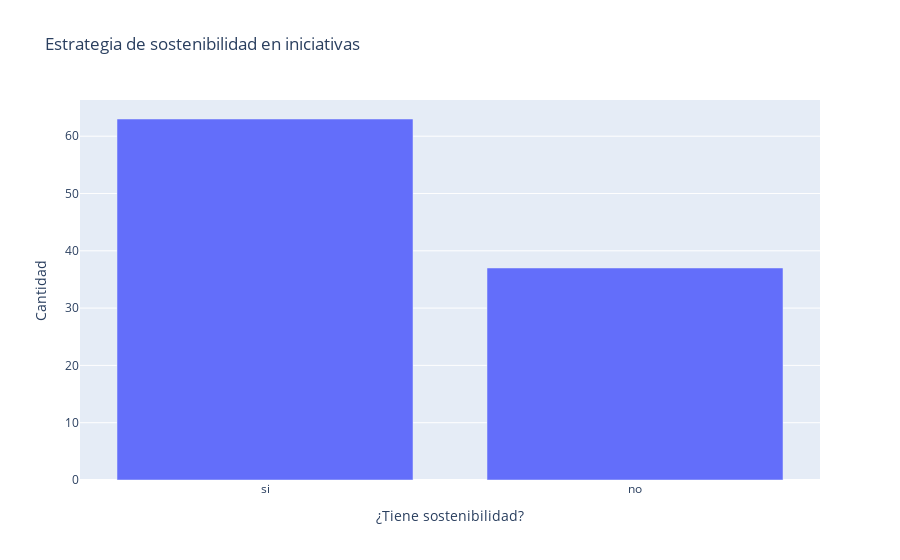

Write notebook code for a chart like this one.
### Code cell
conteo_sostenibilidad = data['¿La iniciativa tiene una forma de hacer seguimiento o estrategia de sostenibilidad?'].value_counts().reset_index()
conteo_sostenibilidad.columns = ['Tiene_sostenibilidad', 'Cantidad']


fig = px.bar(conteo_sostenibilidad,
             x='Tiene_sostenibilidad',
             y='Cantidad',
             title='Estrategia de sostenibilidad en iniciativas',
             labels={'Tiene_sostenibilidad': '¿Tiene sostenibilidad?', 'Cantidad': 'Cantidad'})
fig.show()

### Figure 1 — Plotly figure (JSON) as saved in the notebook; plotly's stock layout.template omitted (floating-point values rounded to 4 significant figures)
{"data": [{"hovertemplate": "¿Tiene sostenibilidad?=%{x}<br>Cantidad=%{y}<extra></extra>", "legendgroup": "", "marker": {"color": "#636efa", "pattern": {"shape": ""}}, "name": "", "orientation": "v", "showlegend": false, "textposition": "auto", "type": "bar", "x": ["si", "no"], "xaxis": "x", "y": [63, 37], "yaxis": "y"}], "layout": {"barmode": "relative", "legend": {"tracegroupgap": 0}, "title": {"text": "Estrategia de sostenibilidad en iniciativas"}, "xaxis": {"anchor": "y", "domain": [0, 1], "title": {"text": "¿Tiene sostenibilidad?"}}, "yaxis": {"anchor": "x", "domain": [0, 1], "title": {"text": "Cantidad"}}}}
